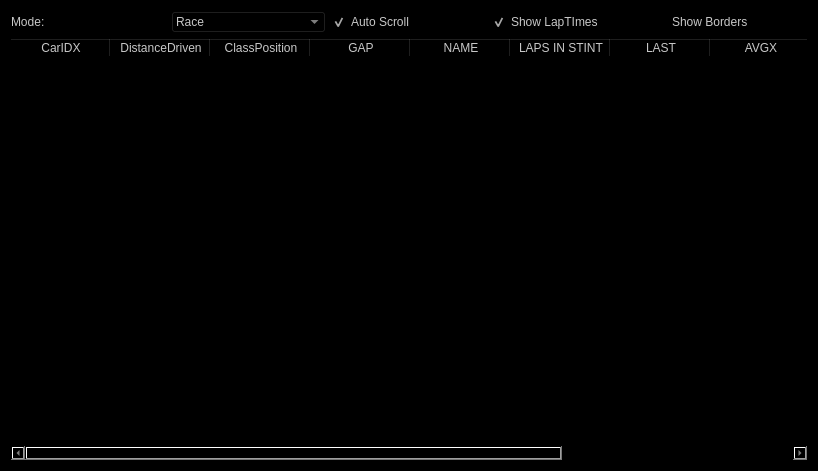
<?xml version="1.0" encoding="UTF-8"?>
<ui version="4.0">
 <class>Gap_Overlay</class>
 <widget class="QWidget" name="Gap_Overlay">
  <property name="geometry">
   <rect>
    <x>0</x>
    <y>0</y>
    <width>818</width>
    <height>471</height>
   </rect>
  </property>
  <property name="windowTitle">
   <string>Form</string>
  </property>
  <property name="styleSheet">
   <string notr="true">color: rgb(200, 200, 200);
alternate-background-color: rgb(32 32, 32);
background-color: rgb(0, 0, 0);
font: 57 14pt &quot;DINPro-Medium&quot;;</string>
  </property>
  <layout class="QVBoxLayout" name="verticalLayout_2">
   <item>
    <layout class="QVBoxLayout" name="verticalLayout">
     <item>
      <layout class="QGridLayout" name="gridLayout_2">
       <item row="1" column="4">
        <widget class="QCheckBox" name="checkBox_2">
         <property name="text">
          <string>Show Borders</string>
         </property>
        </widget>
       </item>
       <item row="1" column="1">
        <widget class="QComboBox" name="comboBox">
         <item>
          <property name="text">
           <string>Race</string>
          </property>
         </item>
         <item>
          <property name="text">
           <string>Practice</string>
          </property>
         </item>
        </widget>
       </item>
       <item row="1" column="0">
        <widget class="QLabel" name="label">
         <property name="text">
          <string>Mode:</string>
         </property>
        </widget>
       </item>
       <item row="1" column="3">
        <widget class="QCheckBox" name="checkBox">
         <property name="text">
          <string>Show LapTImes</string>
         </property>
         <property name="checked">
          <bool>true</bool>
         </property>
        </widget>
       </item>
       <item row="1" column="2">
        <widget class="QCheckBox" name="checkBox_3">
         <property name="text">
          <string>Auto Scroll</string>
         </property>
         <property name="checked">
          <bool>true</bool>
         </property>
        </widget>
       </item>
      </layout>
     </item>
    </layout>
   </item>
   <item>
    <widget class="QTableWidget" name="tableWidget">
     <property name="styleSheet">
      <string notr="true">font: 57 14pt &quot;DINPro-Medium&quot;;</string>
     </property>
     <property name="frameShape">
      <enum>QFrame::NoFrame</enum>
     </property>
     <column>
      <property name="text">
       <string>CarIDX</string>
      </property>
     </column>
     <column>
      <property name="text">
       <string>DistanceDriven</string>
      </property>
     </column>
     <column>
      <property name="text">
       <string>ClassPosition</string>
      </property>
     </column>
     <column>
      <property name="text">
       <string>GAP</string>
      </property>
     </column>
     <column>
      <property name="text">
       <string>NAME</string>
      </property>
     </column>
     <column>
      <property name="text">
       <string>LAPS IN STINT</string>
      </property>
     </column>
     <column>
      <property name="text">
       <string>LAST</string>
      </property>
     </column>
     <column>
      <property name="text">
       <string>AVGX</string>
      </property>
     </column>
     <column>
      <property name="text">
       <string>CALC_ALL</string>
      </property>
     </column>
     <column>
      <property name="text">
       <string>CALC_CLEAN</string>
      </property>
     </column>
    </widget>
   </item>
  </layout>
 </widget>
 <resources/>
 <connections/>
</ui>
